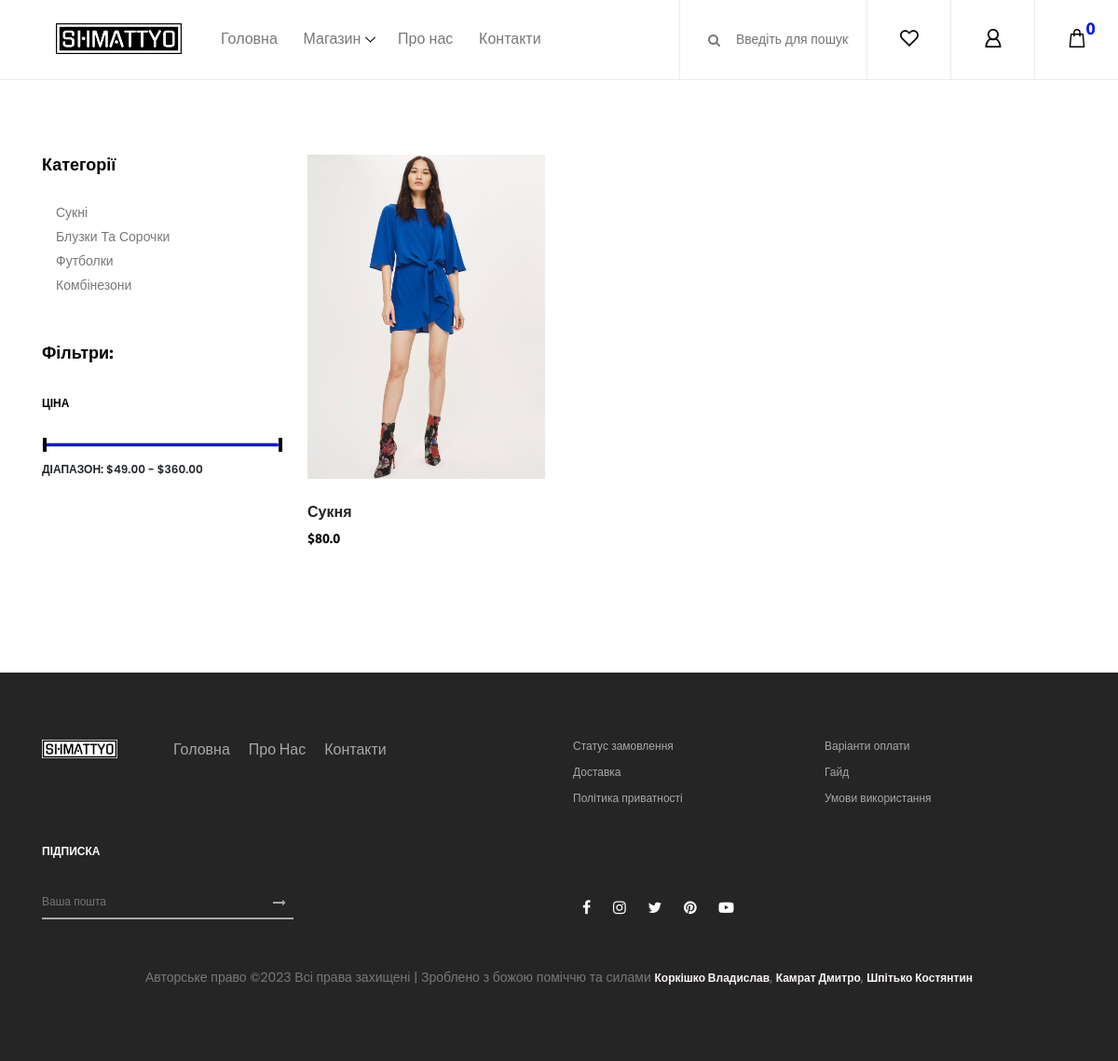
Before: /shop/dress with the older database file.
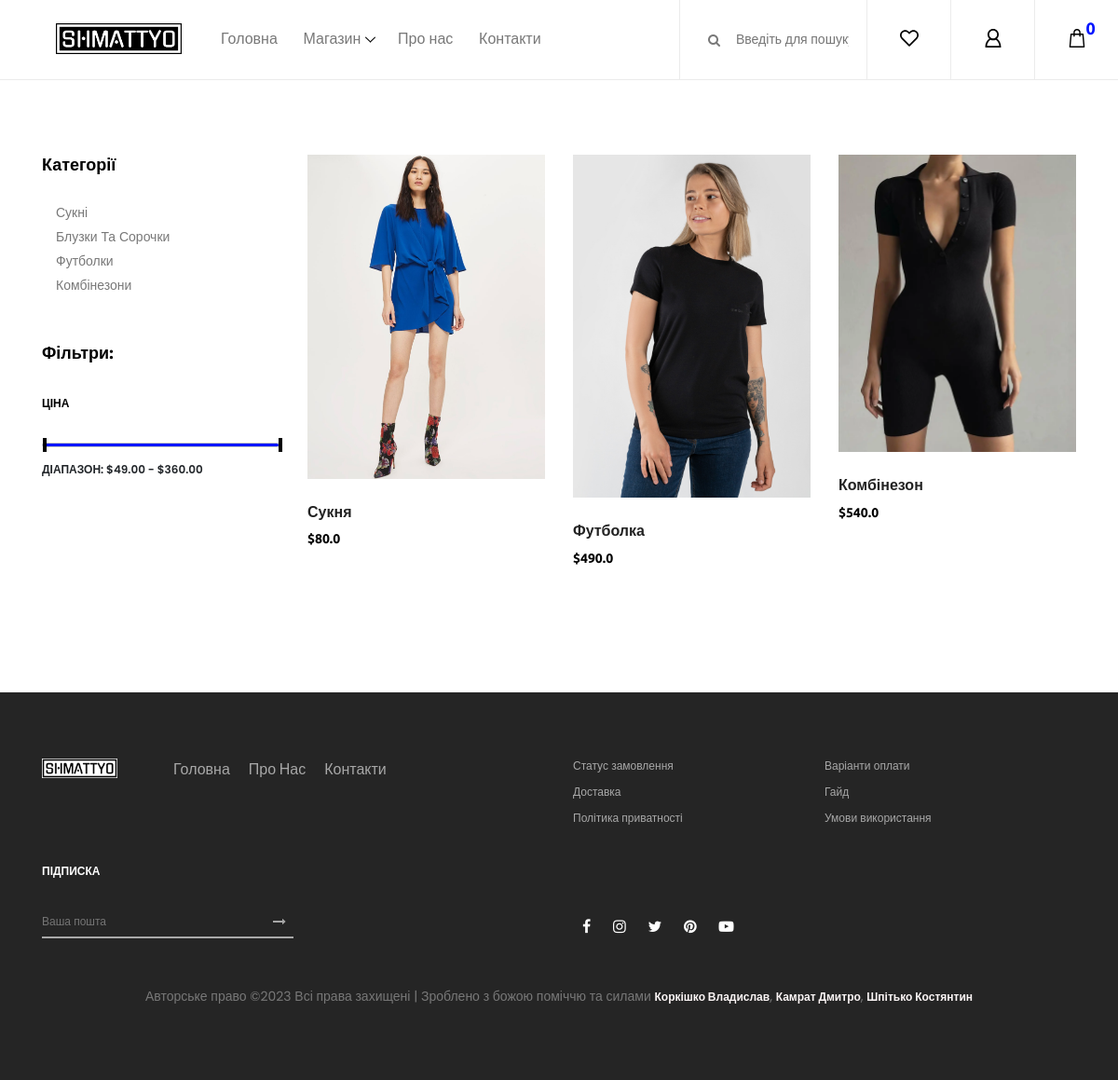
After: the same page with the newer database file.
### catalog/models.py (models this page shows, shortened)
class Product(models.Model):
    name = models.CharField(max_length=100)
    about = models.TextField(max_length=500)
    category = models.ForeignKey(Category, on_delete=models.CASCADE)
    photo = models.FileField(upload_to='products/')
    price = models.FloatField()

### shop/views.py (the view)
# urls.py: re_path('dress', dress),
def dress(request):
    return render(request, 'shop/dress.html', {
        'title': 'Сукні',
        'page': 'dress',
        'app': 'shop',
        'all_categories': Category.objects.all(),
        'all_products': Product.objects.all(),
        'all_orders': Order.objects.all()
    })

### templates/shop/dress.html (shortened to what this page needs)
{% extends '_layouts/base.html' %}
{% load static %}
{% block content %}
    <section class="shop_grid_area section-padding-80">
        <div class="container">
            <div class="row">
                <div class="col-12 col-md-4 col-lg-3">
                    <div class="shop_sidebar_area">
                        <div class="widget catagory mb-50">
                            <h6 class="widget-title mb-30">Категорії</h6>
                            <div class="catagories-menu">
                                <ul id="menu-content2" class="menu-content">
                                    <li data-target="#clothing">
                                        <ul class="sub-menu" id="clothing">
                                            <li><a href="#">Сукні</a></li>
                                            <li><a href="#">Блузки та сорочки</a></li>
                                            <li><a href="#">Футболки</a></li>
                                            <li><a href="#">Комбінезони</a></li>
                                        </ul>
                                    </li>
                                </ul>
                            </div>
                        </div>
                        <div class="widget price mb-50">
                            <h6 class="widget-title mb-30">Фільтри:</h6>
                            <p class="widget-title2 mb-30">Ціна</p>
                            <div class="widget-desc">
                                <div class="slider-range">
                                    <div data-min="49" data-max="360" data-unit="$" class="slider-range-price ui-slider ui-slider-horizontal ui-widget ui-widget-content ui-corner-all" data-value-min="49" data-value-max="360" data-label-result="Range:">
                                        <span class="ui-slider-handle ui-state-default ui-corner-all" tabindex="0"></span>
                                        <span class="ui-slider-handle ui-state-default ui-corner-all" tabindex="0"></span>
                                    </div>
                                    <div class="range-price">Діапазон: $49.00 - $360.00</div>
                                </div>
                            </div>
                        </div>
                    </div>
                </div>
                <div class="col-12 col-md-8 col-lg-9">
                    <div class="shop_grid_product_area">
                        <div class="row">
                            <div class="col-12">
                            </div>
                        </div>
                        <div id="catalog-panel" class="row">
                            {% for p in all_products %}
                                <div class="col-12 col-sm-6 col-lg-4">
                                    <div class="single-product-wrapper">
                                        <div class="product-img">
                                            <img src="/media/{{ p.photo }}" alt="">
                                        </div>
                                        <div class="product-description">
                                            <a href="single-product-details.html">
                                                <h6>{{ p.name }}</h6>
                                            </a>
                                            <p class="product-price">${{ p.price }}</p>
                                        </div>
                                    </div>
                                </div>
                            {% endfor %}
                        </div>
                    </div>
                </div>
            </div>
        </div>
    </section>
{% endblock content %}

Changed rows visible on the page:
added Product: photo (picture), name "Футболка", price "490.0"
added Product: photo (picture), name "Комбінезон", price "540.0"
